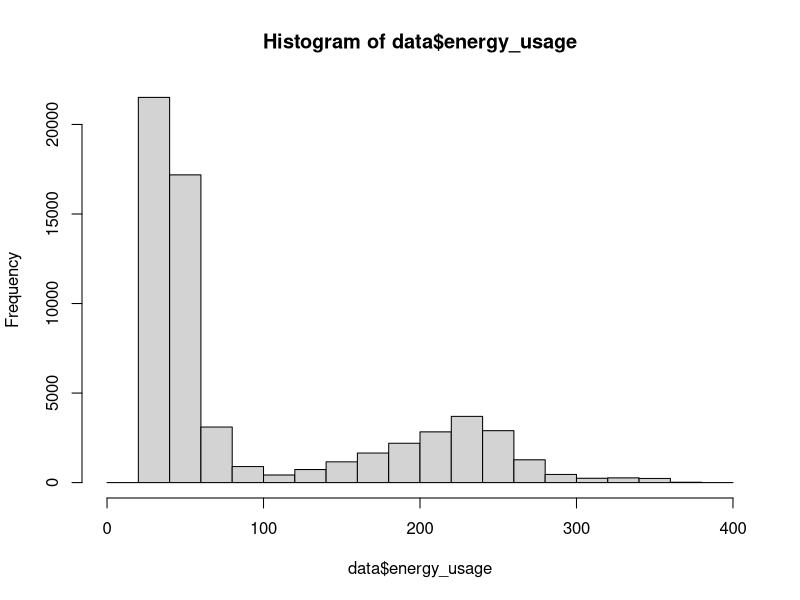
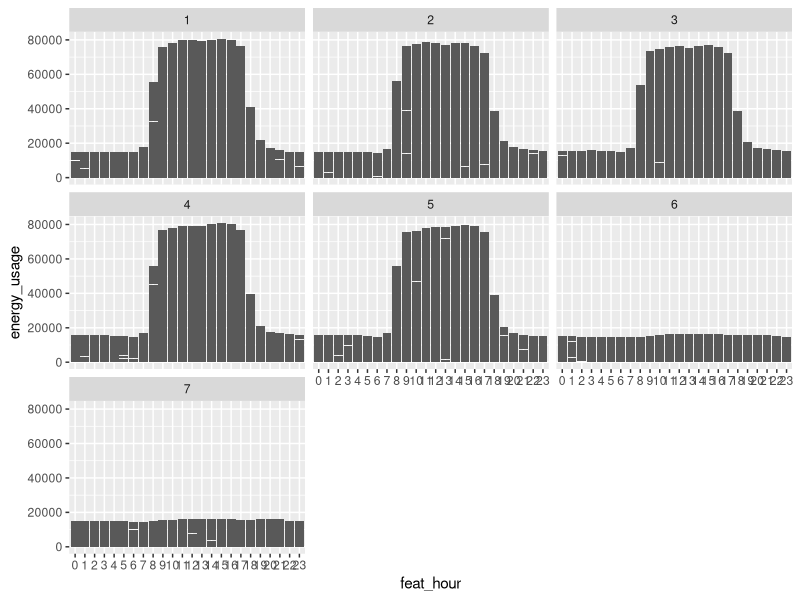
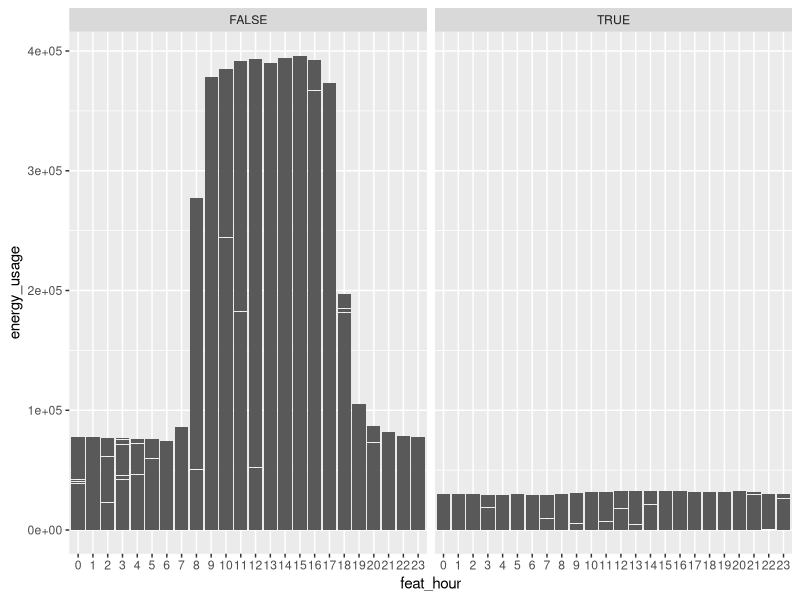
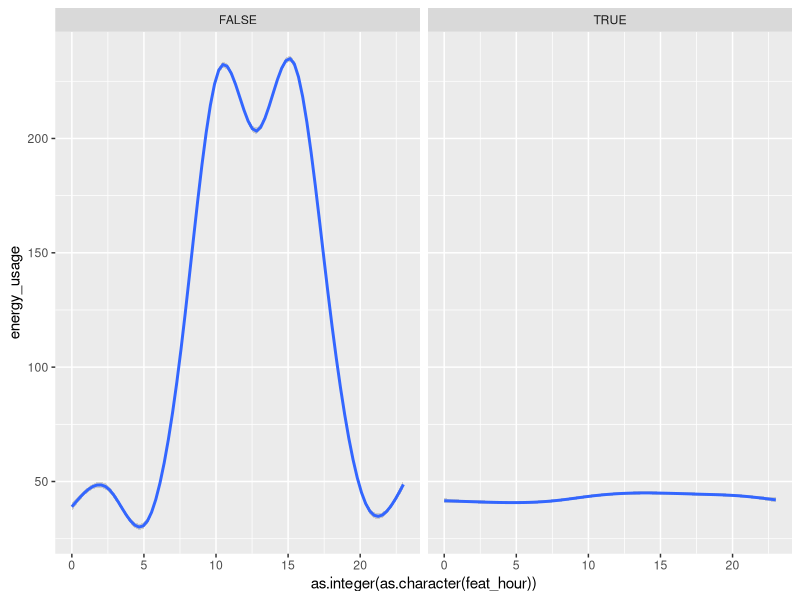
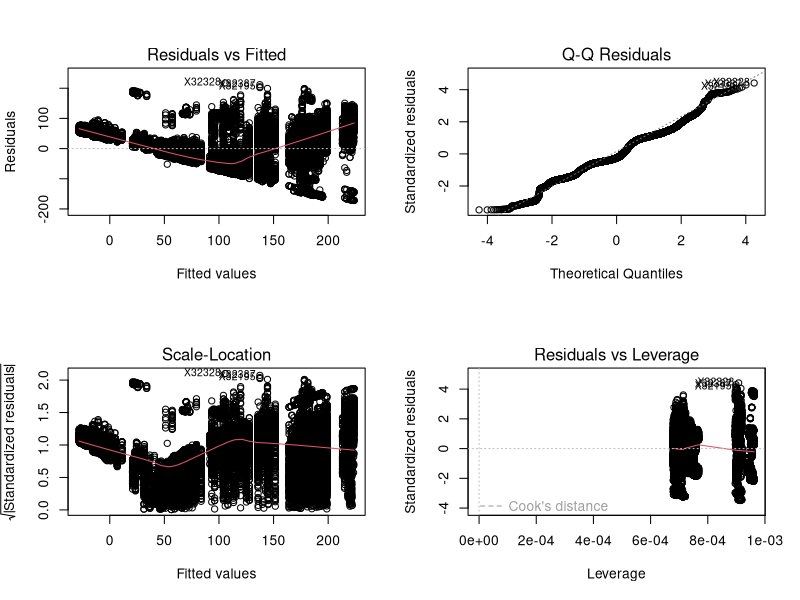

Write R code to recreate these figures, in order.
## ---- chunk 1
library(caret)
library(lubridate)
library(dplyr)
#library(doMC)
#registerDoMC(cores = 6)
## ---- chunk 2
data <- read.csv("data.csv", stringsAsFactors=FALSE)
str(data)
## ---- chunk 3
colnames(data) <- c("timestamp", "utc_offset", 
                    "energy_usage", "interval", "site_id")
## ---- chunk 4
hist(data$energy_usage)
## ---- chunk 5
data %>% mutate(tstamp=ymd_hms(timestamp)) %>%
  mutate(feat_hour=hour(tstamp),
         feat_month=month(tstamp),
         feat_day_of_week=wday(tstamp)) %>%
  mutate(feat_day_of_week=feat_day_of_week-1) %>%
  mutate(feat_day_of_week=ifelse(feat_day_of_week == 0, 7, feat_day_of_week)) %>%
          mutate(feat_weekend=feat_day_of_week %in% c(6, 7)) %>% 
  mutate(feat_hour=as.factor(feat_hour),
          feat_month=as.factor(feat_month),
          feat_day_of_week=as.factor(feat_day_of_week),
          feat_weekend=as.factor(feat_weekend)) -> data
## ---- chunk 6
ggplot(data, aes(x=feat_hour, y=energy_usage)) + 
  geom_bar(stat="identity") + 
  facet_wrap(~ feat_day_of_week)
## ---- chunk 7
ggplot(data, aes(x=feat_hour, y=energy_usage)) + 
  geom_bar(stat="identity") + 
  facet_wrap(~ feat_weekend)
## ---- chunk 8
ggplot(data, aes(x=as.integer(as.character(feat_hour)), y=energy_usage)) + 
  geom_smooth() + 
  facet_wrap(~ feat_weekend)
## ---- chunk 9
inTrain <- createDataPartition(data$energy_usage, p=.8, list=FALSE)
train <- data[inTrain,]
test <- data[-inTrain,]
## ---- chunk 10
lm.fit <- train(energy_usage ~ feat_hour + feat_weekend + feat_month,
                 data=train, method="lm")

summary(lm.fit$finalModel)
par(mfrow=c(2,2))
plot(lm.fit$finalModel)
## ---- chunk 11
data %>% mutate(is_open=as.factor(ifelse(energy_usage > 60, 
                                         TRUE, FALSE))) -> data
## ---- chunk 12
inTrain <- createDataPartition(data$is_open, p=.8, list=FALSE)
train <- data[inTrain,]
test <- data[-inTrain,]
## ---- chunk 13
glm.fit <- train(as.factor(is_open) ~ feat_hour + feat_weekend + feat_month, 
                 data=train, method="glm", trControl=trainControl(method="cv"))

## ---- chunk 14
confusionMatrix(test$is_open, predict(glm.fit, test))
